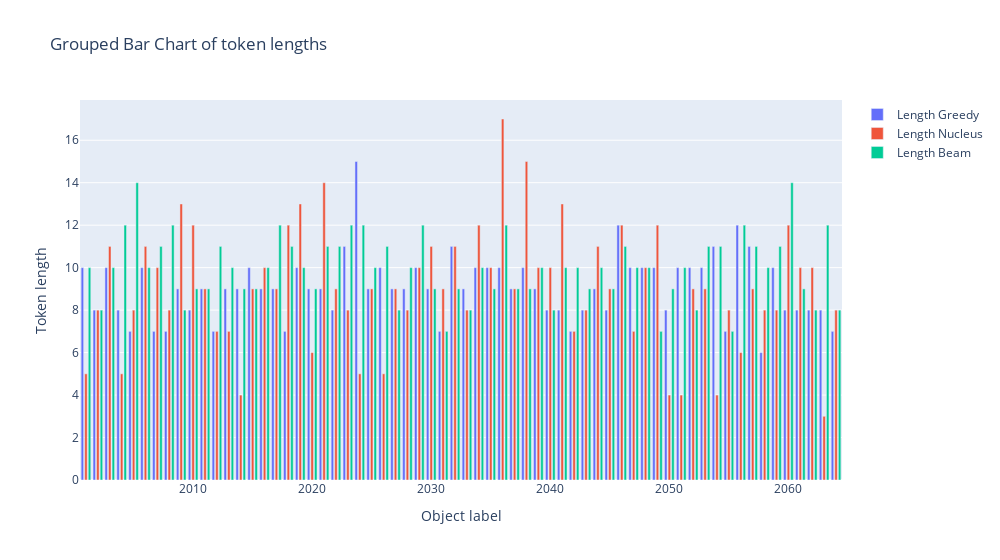

Notebook code cell kept with this figure:
### Code cell
import plotly.graph_objects as go
import pandas as pd

# Assuming your dataframe is called 'df'
# You can load your data into a dataframe using pd.read_csv() or any other method

# Create a list of row indices to use as labels for x-axis
labels = data['number label'].tolist()

# Create a figure object
fig = go.Figure()

# Add the bars for each length column
fig.add_trace(go.Bar(x=labels, y=data['length greedy'], name='Length Greedy'))
fig.add_trace(go.Bar(x=labels, y=data['length nucleus'], name='Length Nucleus'))
fig.add_trace(go.Bar(x=labels, y=data['length beam'], name='Length Beam'))

# Update the layout
fig.update_layout(
    width=1000,
    title='Grouped Bar Chart of token lengths',
    xaxis_title='Object label',
    yaxis_title='Token length',
    barmode='group',  # Set the bar mode to 'group' for grouped bars
    bargap=0.1,  # Adjust the spacing between bars within each group
    bargroupgap=0.3  # Adjust the spacing between groups
)

# Show the plot
fig.show()

# # Save the plot as JSON
fig_json = fig.to_json()
with open('token_length.json', 'w') as file:
    file.write(fig_json)

### Figure 1 — Plotly figure (JSON) as saved in the notebook; plotly's stock layout.template omitted (floating-point values rounded to 4 significant figures)
{"data": [{"name": "Length Greedy", "type": "bar", "x": [2001, 2002, 2003, 2004, 2005, 2006, 2007, 2008, 2009, 2010, 2011, 2012, 2013, 2014, 2015, 2016, 2017, 2018, 2019, 2020, 2021, 2022, 2023, 2024, 2025, 2026, 2027, 2028, 2029, 2030, 2031, 2032, 2033, 2034, 2035, 2036, 2037, 2038, 2039, 2040, 2041, 2042, 2043, 2044, 2045, 2046, 2047, 2048, 2049, 2050, 2051, 2052, 2053, 2054, 2055, 2056, 2057, 2058, 2059, 2060, 2061, 2062, 2063, 2064], "y": [10, 8, 10, 8, 7, 10, 7, 7, 9, 8, 9, 7, 9, 9, 10, 9, 9, 7, 10, 9, 9, 8, 11, 15, 9, 10, 9, 9, 10, 9, 7, 11, 9, 10, 10, 10, 9, 10, 9, 8, 8, 7, 8, 9, 8, 12, 10, 10, 10, 8, 10, 10, 10, 11, 7, 12, 11, 6, 10, 8, 8, 8, 8, 7]}, {"name": "Length Nucleus", "type": "bar", "x": [2001, 2002, 2003, 2004, 2005, 2006, 2007, 2008, 2009, 2010, 2011, 2012, 2013, 2014, 2015, 2016, 2017, 2018, 2019, 2020, 2021, 2022, 2023, 2024, 2025, 2026, 2027, 2028, 2029, 2030, 2031, 2032, 2033, 2034, 2035, 2036, 2037, 2038, 2039, 2040, 2041, 2042, 2043, 2044, 2045, 2046, 2047, 2048, 2049, 2050, 2051, 2052, 2053, 2054, 2055, 2056, 2057, 2058, 2059, 2060, 2061, 2062, 2063, 2064], "y": [5, 8, 11, 5, 8, 11, 10, 8, 13, 12, 9, 7, 7, 4, 9, 10, 9, 12, 13, 6, 14, 9, 8, 5, 9, 5, 9, 8, 10, 11, 9, 11, 8, 12, 10, 17, 9, 15, 10, 10, 13, 7, 8, 11, 9, 12, 7, 10, 12, 4, 4, 9, 9, 4, 8, 6, 9, 8, 8, 12, 10, 10, 3, 8]}, {"name": "Length Beam", "type": "bar", "x": [2001, 2002, 2003, 2004, 2005, 2006, 2007, 2008, 2009, 2010, 2011, 2012, 2013, 2014, 2015, 2016, 2017, 2018, 2019, 2020, 2021, 2022, 2023, 2024, 2025, 2026, 2027, 2028, 2029, 2030, 2031, 2032, 2033, 2034, 2035, 2036, 2037, 2038, 2039, 2040, 2041, 2042, 2043, 2044, 2045, 2046, 2047, 2048, 2049, 2050, 2051, 2052, 2053, 2054, 2055, 2056, 2057, 2058, 2059, 2060, 2061, 2062, 2063, 2064], "y": [10, 8, 10, 12, 14, 10, 11, 12, 8, 9, 9, 11, 10, 9, 9, 10, 12, 11, 10, 9, 11, 11, 12, 12, 10, 11, 8, 10, 12, 9, 7, 9, 8, 10, 9, 12, 9, 9, 10, 8, 10, 10, 9, 10, 9, 11, 10, 10, 7, 9, 10, 8, 11, 11, 7, 12, 11, 10, 11, 14, 9, 8, 12, 8]}], "layout": {"bargap": 0.1, "bargroupgap": 0.3, "barmode": "group", "title": {"text": "Grouped Bar Chart of token lengths"}, "width": 1000, "xaxis": {"title": {"text": "Object label"}}, "yaxis": {"title": {"text": "Token length"}}}}
